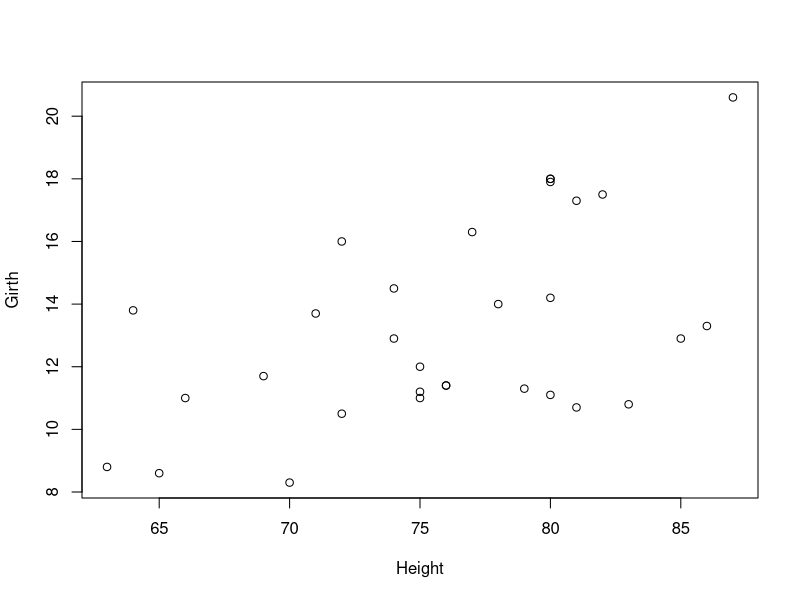
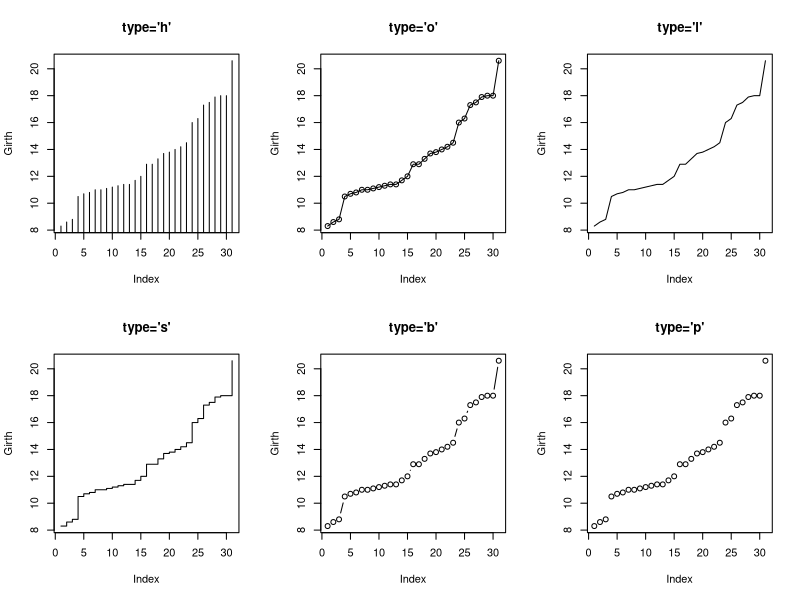
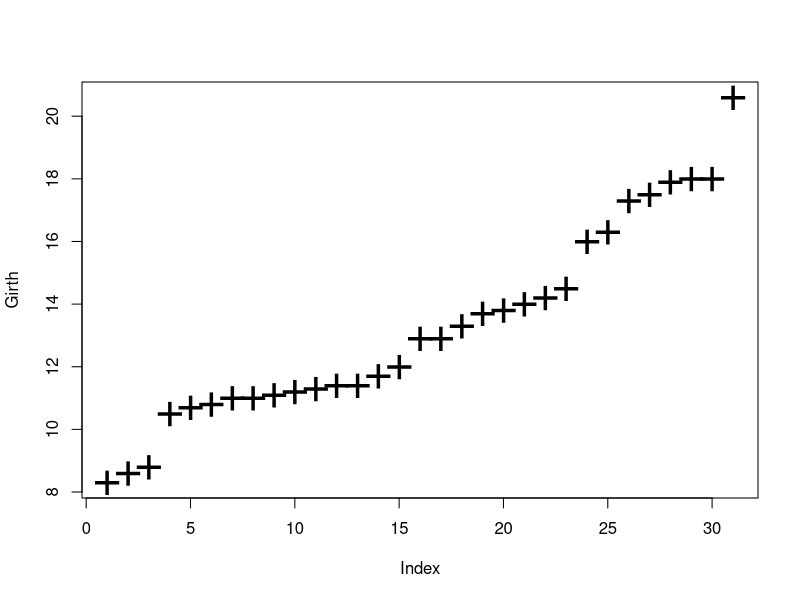
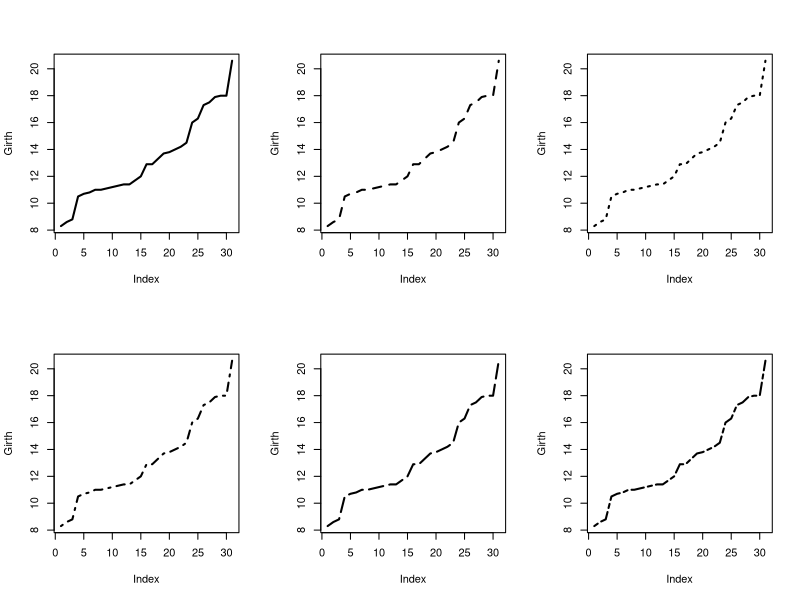
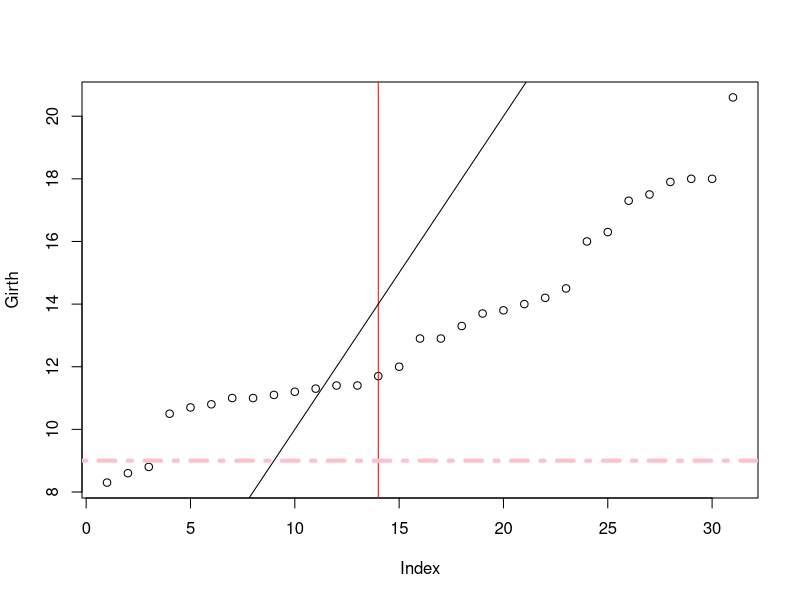
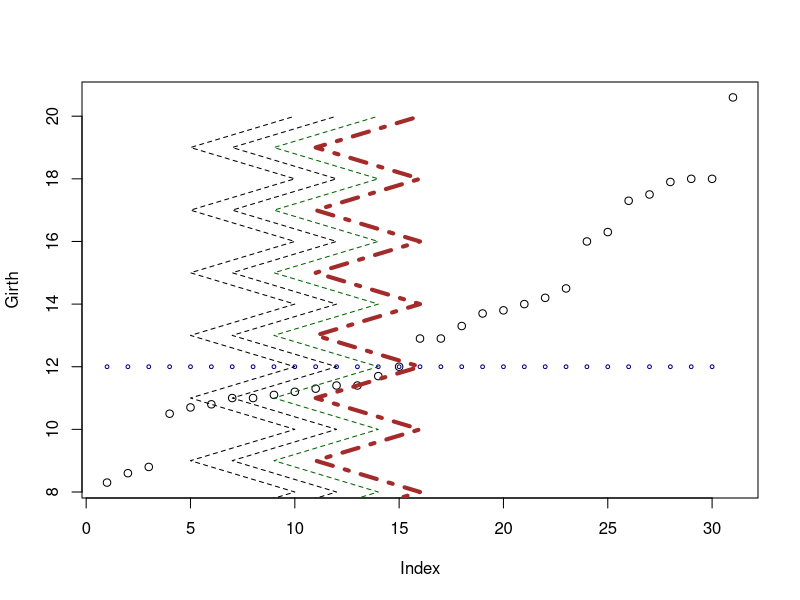
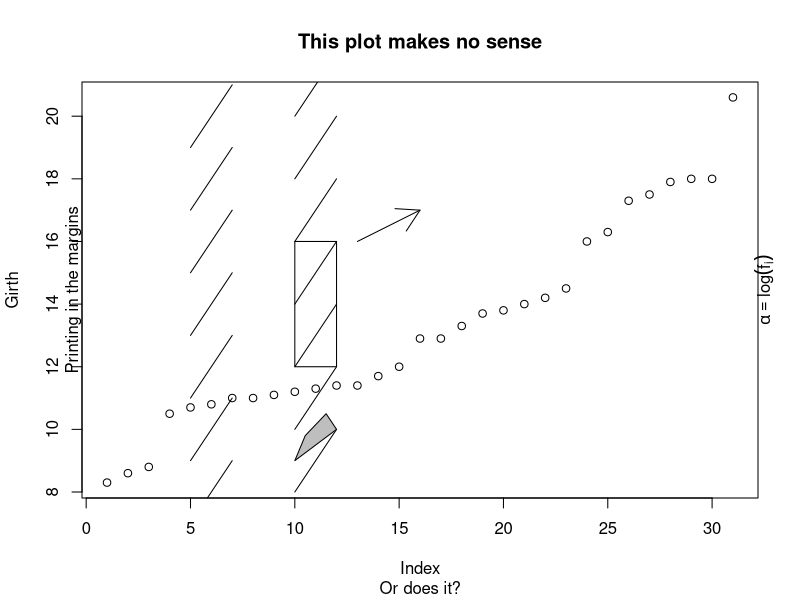
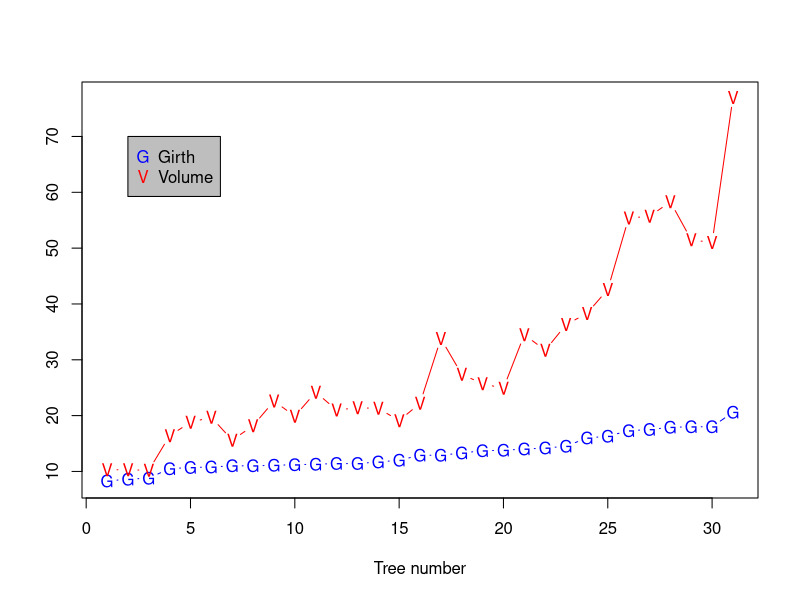

R code for these plots, in order:
## ---- chunk 1
attach(trees)
plot(Girth ~ Height)
## ---- chunk 2
par(mfrow=c(2,3))
plot(Girth, type='h', main="type='h'") 
plot(Girth, type='o', main="type='o'") 
plot(Girth, type='l', main="type='l'")
plot(Girth, type='s', main="type='s'")
plot(Girth, type='b', main="type='b'")
plot(Girth, type='p', main="type='p'")
par(mfrow=c(1,1))
## ---- chunk 3
plot(Girth, pch='+', cex=3)
## ---- chunk 4
par(mfrow=c(2,3))
plot(Girth, type='l', lty=1, lwd=2)
plot(Girth, type='l', lty=2, lwd=2)
plot(Girth, type='l', lty=3, lwd=2)
plot(Girth, type='l', lty=4, lwd=2)
plot(Girth, type='l', lty=5, lwd=2)
plot(Girth, type='l', lty=6, lwd=2)
par(mfrow=c(1,1))
## ---- chunk 5
plot(Girth)
abline(v=14, col='red') # vertical line at 14.
abline(h=9, lty=4,lwd=4, col='pink') # horizontal line at 9.
abline(a = 0, b=1) # linear line with intercept a=0, and slope b=1.
## ---- chunk 6
plot(Girth)
points(x=1:30, y=rep(12,30), cex=0.5, col='darkblue')
lines(x=rep(c(5,10), 7), y=7:20, lty=2 )
lines(x=rep(c(5,10), 7)+2, y=7:20, lty=2 )
lines(x=rep(c(5,10), 7)+4, y=7:20, lty=2 , col='darkgreen')
lines(x=rep(c(5,10), 7)+6, y=7:20, lty=4 , col='brown', lwd=4)
## ---- chunk 7
plot(Girth)
segments(x0=rep(c(5,10), 7), y0=7:20, x1=rep(c(5,10), 7)+2, y1=(7:20)+2 )
arrows(x0=13,y0=16,x1=16,y1=17, )
rect(xleft=10, ybottom=12,  xright=12, ytop=16)
polygon(x=c(10,11,12,11.5,10.5), y=c(9,9.5,10,10.5,9.8), col='grey')
title(main='This plot makes no sense', sub='Or does it?')
mtext('Printing in the margins', side=2)
mtext(expression(alpha==log(f[i])), side=4)
## ---- chunk 8
plot(Girth, pch='G',ylim=c(8,77), xlab='Tree number', ylab='', type='b', col='blue')
points(Volume, pch='V', type='b', col='red')
legend(x=2, y=70, legend=c('Girth', 'Volume'), pch=c('G','V'), col=c('blue','red'), bg='grey')
## ---- chunk 9
plot(Girth, xlim=c(0,15), ylim=c(8,12))
## ---- chunk 10
A<-matrix(c(1,1,2,3,4,4,5,6), byrow=TRUE, ncol=2)
layout(A,heights=c(1/14,6/14,1/14,6/14))

oma.saved <- par("oma")
par(oma = rep.int(0, 4))
par(oma = oma.saved)
o.par <- par(mar = rep.int(0, 4))
for (i in seq_len(6)) {
	plot.new()
	box()
	text(0.5, 0.5, paste('Box no.',i), cex=3)
}
## ---- chunk 11
detach(trees)
## ---- chunk 12
x = 1995:2005
y = c(81.1, 83.1, 84.3, 85.2, 85.4, 86.5, 88.3, 88.6, 90.8, 91.1, 91.3)
plot.new()
plot.window(xlim = range(x), ylim = range(y))
abline(h = -4:4, v = -4:4, col = "lightgrey")
lines(x, y, lwd = 2)
title(main = "A Line Graph Example",
		xlab = "Time",
		ylab = "Quality of R Graphics")
axis(1)
axis(2)
box()
## ---- chunk 13
n = 17
theta = seq(0, 2 * pi, length = n + 1)[1:n]
x = sin(theta)
y = cos(theta)
v1 = rep(1:n, n)
v2 = rep(1:n, rep(n, n))
plot.new()
plot.window(xlim = c(-1, 1), ylim = c(-1, 1), asp = 1)
segments(x[v1], y[v1], x[v2], y[v2])
box()
## ---- chunk 14
plot.new()
plot.window(xlim = c(0, 1), ylim = c(0, 1))
arrows(.05, .075, .45, .9, code = 1)
arrows(.55, .9, .95, .075, code = 2)
arrows(.1, 0, .9, 0, code = 3)
text(.5, 1, "A", cex = 1.5)
text(0, 0, "B", cex = 1.5)
text(1, 0, "C", cex = 1.5)
## ---- chunk 15
x = 1:10
y = runif(10) + rep(c(5, 6.5), c(5, 5))
yl = y - 0.25 - runif(10)/3
yu = y + 0.25 + runif(10)/3
plot.new()
plot.window(xlim = c(0.5, 10.5), ylim = range(yl, yu))
arrows(x, yl, x, yu, code = 3, angle = 90, length = .125)
points(x, y, pch = 19, cex = 1.5)
axis(1, at = 1:10, labels = LETTERS[1:10])
axis(2, las = 1)
box()
## ---- chunk 16
plot.new()
plot.window(xlim = c(0, 5), ylim = c(0, 10))
rect(0:4, 0, 1:5, c(7, 8, 4, 3), col = "lightblue")
axis(1)
axis(2, las = 1)
## ---- chunk 17
plot.new()
plot.window(xlim = c(-1, 1), ylim = c(-1, 1), asp = 1)
x = c(-1, 1, 1, -1)
y = c( 1, 1, -1, -1)
polygon(x, y, col = "cornsilk")
vertex1 = c(1, 2, 3, 4)
vertex2 = c(2, 3, 4, 1)
for(i in 1:50) {
	x = 0.9 * x[vertex1] + 0.1 * x[vertex2]
	y = 0.9 * y[vertex1] + 0.1 * y[vertex2]
	polygon(x, y, col = "cornsilk")
}
## ---- chunk 18
R = 1
xc = 0
yc = 0
n = 72
t = seq(0, 2 * pi, length = n)[1:(n-1)]
x = xc + R * cos(t)
y = yc + R * sin(t)
plot.new()
plot.window(xlim = range(x), ylim = range(y), asp = 1)
polygon(x, y, col = "lightblue", border = "navyblue")
## ---- chunk 19
k = 5
n = k * 72
theta = seq(0, k * 2 * pi, length = n)
R = .98^(1:n - 1)
x = R * cos(theta)
y = R * sin(theta)
plot.new()
plot.window(xlim = range(x), ylim = range(y), asp = 1)
lines(x, y)
## ---- chunk 20
tiff(filename='graphicExample%d.tiff') #Creates a sequence of files
plot(rnorm(100))
boxplot(rnorm(100))
hist(rnorm(100))
dev.off()
## ---- chunk 21
library(nlme)
data(Milk)
head(Milk)
## ---- chunk 22
library(ggplot2)
ggplot(data = Milk, aes(x=Time, y=protein)) +
  geom_point()
## ---- chunk 23
ggplot(data = Milk, aes(x=Time, y=protein)) +
  geom_point(aes(color=Diet))
## ---- chunk 24
ggplot(data = Milk, aes(x=Time, y=protein)) +
  geom_point(color="green")
## ---- chunk 25
p <- ggplot(data = Milk, aes(x=Time, y=protein)) +
  geom_point()
## ---- chunk 26
p + geom_smooth()
## ---- chunk 27
p + facet_wrap(~Diet)
## ---- chunk 28
p + stat_summary(aes(color=Diet), fun.y="mean", geom="line")
